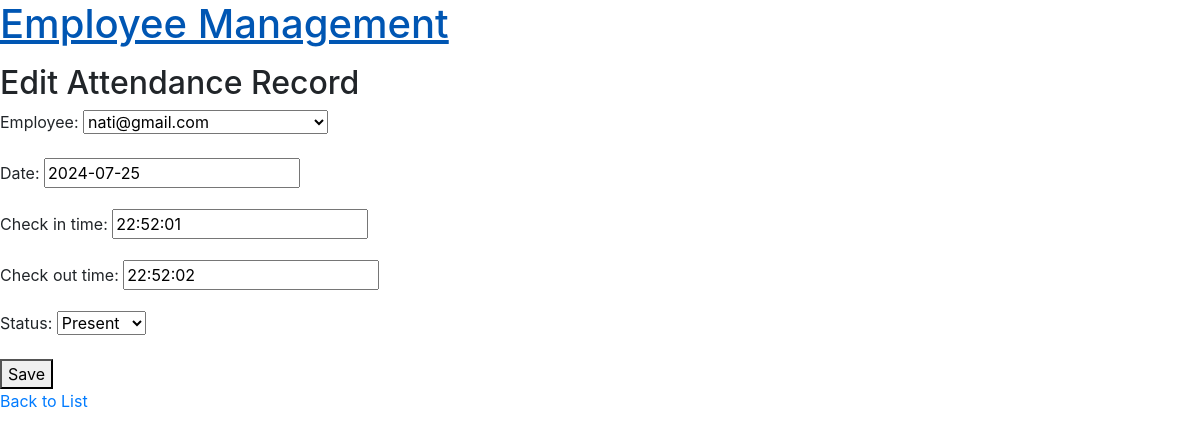
/attendance/2/edit/ (signed in), run on the app's committed database.
### attendance/models.py (models this page shows, shortened)
class AttendanceRecord(models.Model):
    STATUS_CHOICES= [
        ("P", "Present"),
        ("A", "Absent")
    ]
    employee = models.ForeignKey(settings.AUTH_USER_MODEL, on_delete=models.CASCADE)
    date = models.DateField()
    check_in_time = models.TimeField()
    check_out_time = models.TimeField(null=True, blank=True)
    status = models.CharField(max_length=1, choices=STATUS_CHOICES)

### attendance/views.py (the view, shortened to what this page needs)
# urls.py: path("<int:pk>/edit/", AttendanceRecordUpdateView.as_view(), name="attendance_record_edit"),
class AttendanceRecordUpdateView(LoginRequiredMixin, UpdateView):
    model = AttendanceRecord
    form_class = AttendanceRecordForm
    template_name = "attendance/attendance_record_form.html"
    success_url = reverse_lazy("attendance_record_list")

### attendance/forms.py
class AttendanceRecordForm(forms.ModelForm):
    class Meta:
        model = AttendanceRecord
        fields = ["employee", "date", "check_in_time", "check_out_time", "status"]

### attendance/templatetags/custom_tags.py (called while the page is built)
@register.simple_tag(takes_context=True)
def user_in_groups(context, *group_names):
    user = context['request'].user
    return user.groups.filter(name__in=group_names).exists()

### employees/models.py (called while the page is built)
    def __str__(self):
        return self.email

### templates/attendance/attendance_record_form.html (shortened to what this page needs)
{% extends 'base.html' %}
{% load custom_tags %}
{% block content %}
{% user_in_groups "Manager" "Admin" as is_member %}
{% if is_member %}
  <h2>{% if form.instance.pk %}Edit{% else %}Add{% endif %} Attendance Record</h2>
  <form method="post">
    {{ form.as_p }}
    <button type="submit">Save</button>
  </form>
  {% else %}
  <p>You do not have access to this site.</p>
{% endif %}
  <a href="{% url 'attendance_record_list' %}">Back to List</a>
{% endblock %}

### data on the page
AttendanceRecord: employee "nati@gmail.com", date "2024-07-25", check_in_time "22:52:01", check_out_time "22:52:02", status "Present"
